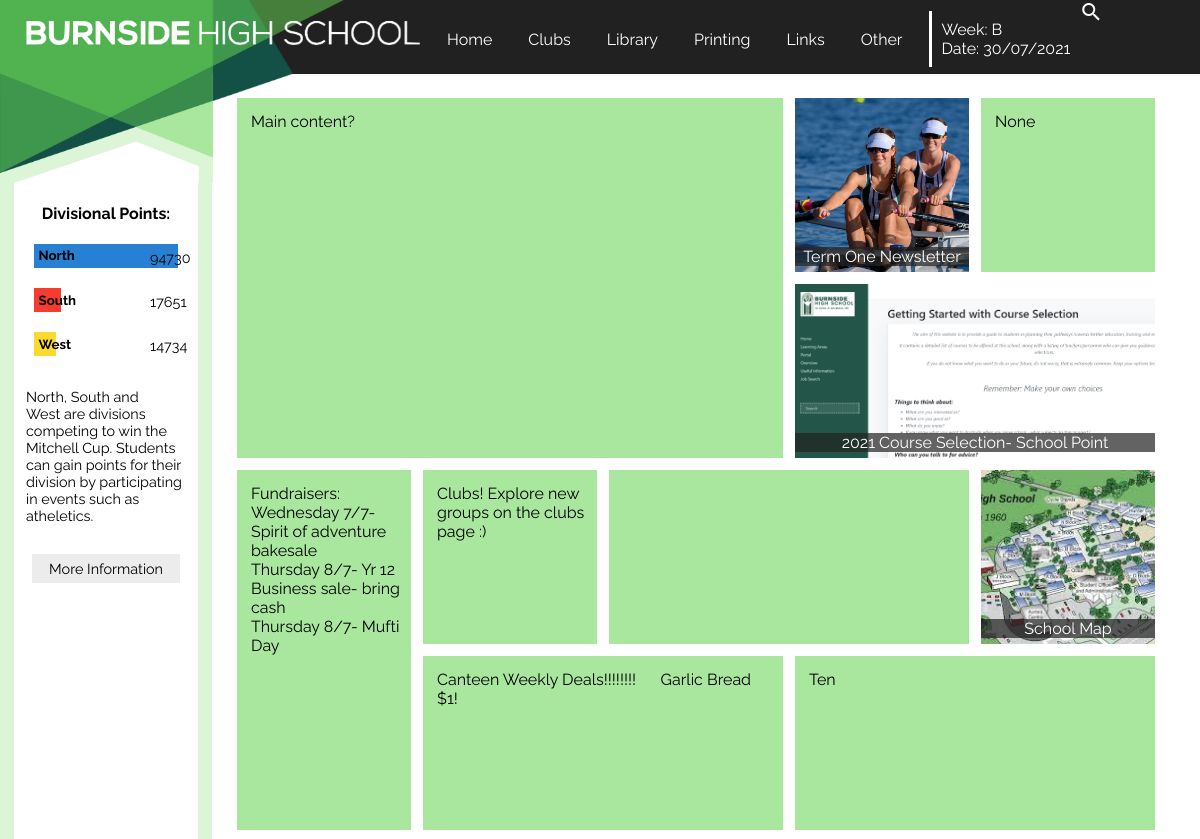
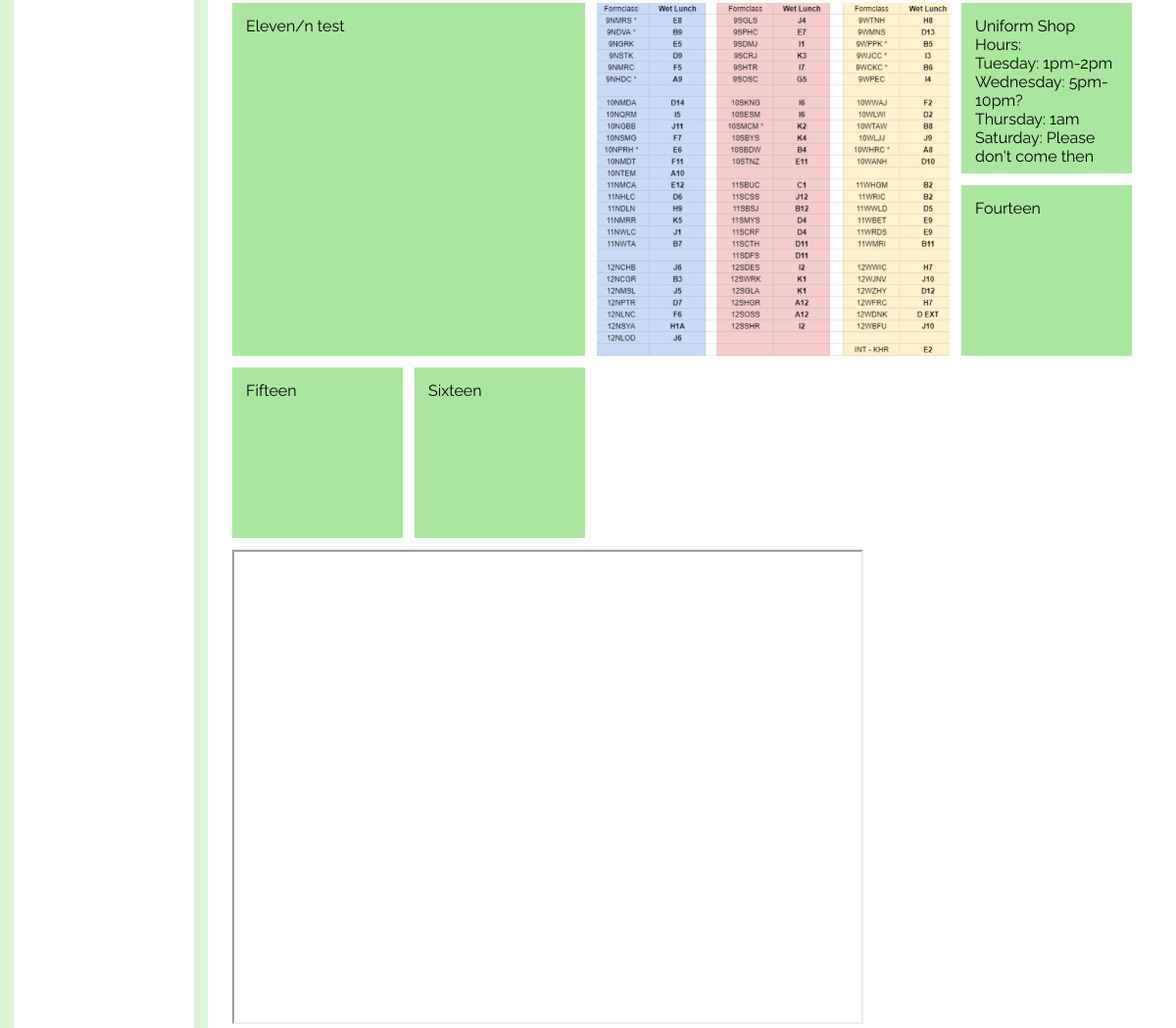
The page / on the database its author committed (2 pictures, top to bottom).
### tables this page shows
CREATE TABLE Divisions (id INTEGER PRIMARY KEY, name STRING, colour STRING);

### main.py (the view)
@app.route('/')
def home():
    first=['north',0]; second=['north',0]; third=['north',0]; north=['North',0]; south=['South',0]; west=['West',0]
    results=connectsql("db/Divisionalpoints.db","SELECT colour,name FROM Divisions")
    for result in results:
        if result[1]=='north':
            north.append(result[0])
        if result[1]=='south':
            south.append(result[0])
        if result[1]=='west':
            west.append(result[0])
    thing=connectsql("db/Divisionalpoints.db","SELECT north, south, west FROM Points")
    for item in thing:
        north[1]=north[1]+item[0]; south[1]=south[1]+item[1]; west[1]=west[1]+item[2]
    divisions=[north,south,west]
    for division in divisions:
        if division[1]>first[1]:
            first=division
    divisions.remove(first)
    for division in divisions:
        if division[1]>second[1]:
            second=division
    divisions.remove(second)
    for division in divisions:
        third=division
    num1=first[1]; num2=second[1]; num3=third[1]; name1=first[0]; name2=second[0]; name3=third[0]; col1=first[2]; col2=second[2]; col3=third[2]
    contents=connectsql("db/HomePageContent.db","SELECT content,colour,image,width,height,link,target FROM Content ORDER BY box")
    content=[]
    for item in contents:
        if item[2]!=None:
            item=list(item)
            item[3]=item[3]+2
            item[4]=item[4]+2
            item=tuple(item)
        content.append(item)
    return render_template('home.html', num1=num1,num2=num2,num3=num3,name1=name1,name2=name2,name3=name3,col1=col1,col2=col2,col3=col3,content=content,week=week,date=date)

### main.py (called while the page is built)
def connectsql(data,query):
    with sqlite3.connect(data) as connection:
        cursor=connection.cursor()
        cursor.execute(query)
        results=cursor.fetchall()
        return results

### templates/home.html
{% extends 'layout.html' %}
{% block content %}
<div class=main>
        {%for item in content%}
                {%if item[2]==None%}
                        {%if item[5]==None%}
                                <div class=block1 style=background-color:#{{item[1]}};width:{{item[3]}}vw;height:{{item[4]}}vw;>
                                        <textarea disabled=true readonly style=width:{{item[3]}}vw;height:{{item[4]}}vw;>{{item[0]}}</textarea>
                                </div>
                        {%else%}
                                <a href='{{item[5]}}' target=_{{item[6]}}>
                                        <div class=block1 style=background-color:#{{item[1]}};width:{{item[3]}}vw;height:{{item[4]}}vw;>
                                                <textarea disabled=true readonly style=width:{{item[3]}}vw;height:{{item[4]}}vw;cursor:pointer;>{{item[0]}}</textarea>
                                        </div>
                                </a>
                        {%endif%}
                {%else%}
                        {%if item[5]==None%}
                                <div class=block2 style=background-color:#{{item[1]}};width:{{item[3]}}vw;height:{{item[4]}}vw;>
                                        <img src='/static/images/{{item[2]}}'>
                                        <p>{{item[0]}}</p>
                                </div>
                        {%else%}
                                <a href='{{item[5]}}' target=_{{item[6]}}>
                                        <div class=block2 style=background-color:#{{item[1]}};width:{{item[3]}}vw;height:{{item[4]}}vw;>
                                                <img src='/static/images/{{item[2]}}'>
                                                <p>{{item[0]}}</p>
                                        </div>
                                </a>
                        {%endif%}
                {%endif%}
        {%endfor%}
<iframe src="https://www.google.com/maps/d/embed?mid=1XiaLhvYmOrLqXlZq8JjyQrEImO0CnPuN" width="640" height="480"></iframe>
</div>
{% endblock %}
{% block sidebar %}
<div class=divpoints>
        <h4>Divisional Points:</h4>
        <div class=first style='background-color: #{{col1}}'><h5>{{name1}}</h5></div>
        <div class=number><p>{{num1}}</p></div>
        <div class=second style='background-color: #{{col2}}; width:calc(({{num2}}/{{num1}})*12vw)'><h5>{{name2}}</h5></div>
        <div class=number><p>{{num2}}</p></div>
        <div class=second style='background-color: #{{col3}}; width:calc(({{num3}}/{{num1}})*12vw)'><h5>{{name3}}</h5></div>
        <div class=number><p>{{num3}}</p></div>
        <p>North, South and West are divisions competing to win the Mitchell Cup. Students can gain points for their division by participating in events such as atheletics.</p>
        <div class='link'>
                <a href="/divpoints"><p>More Information</p></a>
        </div>
</div>
{% endblock %}

### static/css/style.css (style rules this page uses)
body { font-family: 'Raleway', sans-serif; margin: 0px 0px 0px 0px; background-color: white; background-size: 30vw, 15.0857142857vw; }
.divpoints p { padding: 1vw; text-align: left; font-size: 90%; }
.divpoints h4 { text-align: center; }
.divpoints h5 { width:3vw; margin:0.38vw; float:left; margin-right:0; }
.number p { float:right; text-align: right; margin:0.25vw; padding:0; width:2vw; margin-left: 0; margin-right:2vw; position:relative; top:-3.5vw; }
.first { width:12vw; height:2vw; margin:1.67vw; }
.second { height:2vw; margin:1.67vw; margin-right:0; }
h4 { text-align:center; }
.link p { background-color:#ecececff; margin:1.5vw; padding:.5vw; text-align: center; text-decoration: none; color: black; }
a { text-decoration:none; }
.main p { margin:0; }
textarea { background-color: rgba(255, 255, 255, 0); border:none; resize:none; font-family:'Raleway', sans-serif; font-size: inherit; color: black; }
.block1 { padding:1vw; margin-bottom:1vw; margin-right:1vw; float:left; color:black; }
.block2 { padding:0; margin-bottom:1vw; margin-right:1vw; float:left; position:relative; }
.block2 img { width:100%; height:100%; object-fit:cover; }
.block2 p { position:absolute; color:white; bottom:0.5vw; background-color:rgba(33, 33, 33, 0.7); width:100%; text-align:center; }

### rows shown on the page
Divisions: name "North"
Divisions: name "South"
Divisions: name "West"

### other values the page prints
{{ week }} "B"
{{ date }} "30/07/2021"
{{ item[0] }} "Term One Newsletter" "2021 Course Selection- School Point" "School Map"
{{ num1 }} "94730"
{{ num2 }} "17651"
{{ num3 }} "14734"
